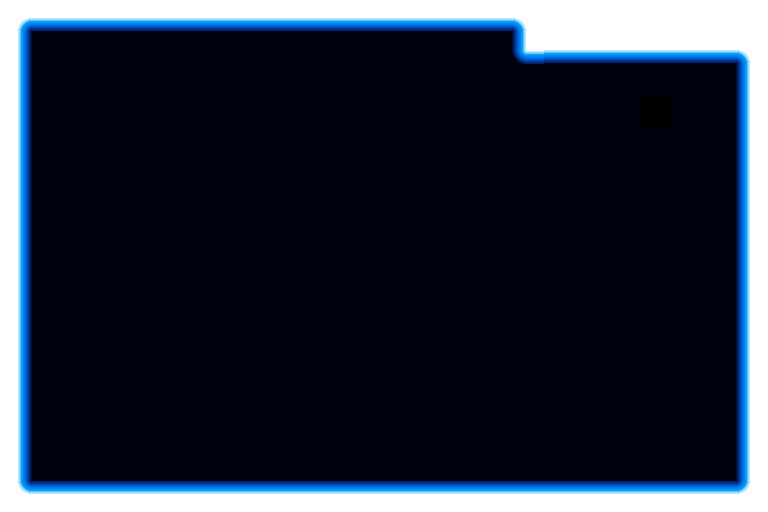

This game map was drawn from its Tiled (.tmx) file and the tilesets committed beside it. A one-line description and the trimmed map source follow:
An orthogonal 24x16 tile map with 32x32 px tiles, 1 tile layer (Tiles), 2 tilesets and 30 objects (18x waveTail, 8x Emitter, Wall, Goal, Particle, ...).

<map version="1.0" orientation="orthogonal" width="24" height="16" tilewidth="32" tileheight="32">
 <properties>
  <property name="nextLevel" value="level2" />
  <property name="title" value="The Gauntlet" />
 </properties>
 <tileset firstgid="1" name="Basic" tilewidth="32" tileheight="32">
  <image source="../img/tiles.png" width="256" height="128" />
 </tileset>
 <tileset firstgid="33" name="Lights" tilewidth="32" tileheight="32">
  <image source="../img/tiles_blue.png" width="512" height="256" />
 </tileset>
 <layer name="Tiles" width="24" height="16">
  <data>[384 cells, 383 non-empty, 11 distinct tile ids]</data>
 </layer>
 <objectgroup name="Walls" width="24" height="16">
  <object name="Wall" x="0" y="448">
   <polygon points="0,64 768,64 768,-448 0,-448 0,32 32,32 32,-416 512,-416 512,-384 736,-384 736,32 0,32" />
  </object>
 </objectgroup>
 <objectgroup name="Objects" width="24" height="16">
  <object name="Goal" x="640" y="96" width="32" height="32" />
  <object name="Particle" x="160" y="160" width="32" height="32" />
  <object name="Emitter" x="352" y="448" width="32" height="32" />
  <object name="t0" type="waveTail" x="256" y="256" width="32" height="32" />
  <object name="Wave" x="288" y="256" width="32" height="32" />
  <object name="t1" type="waveTail" x="224" y="256" width="32" height="32" />
  <object name="Emitter" x="384" y="448" width="32" height="32" />
  <object name="Emitter" x="416" y="448" width="32" height="32" />
  <object name="Emitter" x="320" y="32" width="32" height="32" />
  <object name="Emitter" x="352" y="32" width="32" height="32" />
  <object name="Emitter" x="384" y="32" width="32" height="32" />
  <object name="Emitter" x="416" y="32" width="32" height="32" />
  <object name="t3" type="waveTail" x="160" y="256" width="32" height="32" />
  <object name="t2" type="waveTail" x="192" y="256" width="32" height="32" />
  <object name="t4" type="waveTail" x="128" y="256" width="32" height="32" />
  <object name="t5" type="waveTail" x="96" y="256" width="32" height="32" />
  <object name="t6" type="waveTail" x="64" y="256" width="32" height="32" />
  <object name="t8" type="waveTail" x="32" y="256" width="32" height="32" />
  <object name="t9" type="waveTail" x="32" y="288" width="32" height="32" />
  <object name="t10" type="waveTail" x="32" y="320" width="32" height="32" />
  <object name="t11" type="waveTail" x="64" y="320" width="32" height="32" />
  <object name="t12" type="waveTail" x="96" y="320" width="32" height="32" />
  <object name="t13" type="waveTail" x="128" y="320" width="32" height="32" />
  <object name="t14" type="waveTail" x="160" y="320" width="32" height="32" />
  <object name="t15" type="waveTail" x="192" y="320" width="32" height="32" />
  <object name="t16" type="waveTail" x="224" y="320" width="32" height="32" />
  <object name="t17" type="waveTail" x="256" y="320" width="32" height="32" />
  <object name="t18" type="waveTail" x="288" y="320" width="32" height="32" />
  <object name="Emitter" x="320" y="448" width="32" height="32" />
 </objectgroup>
</map>
